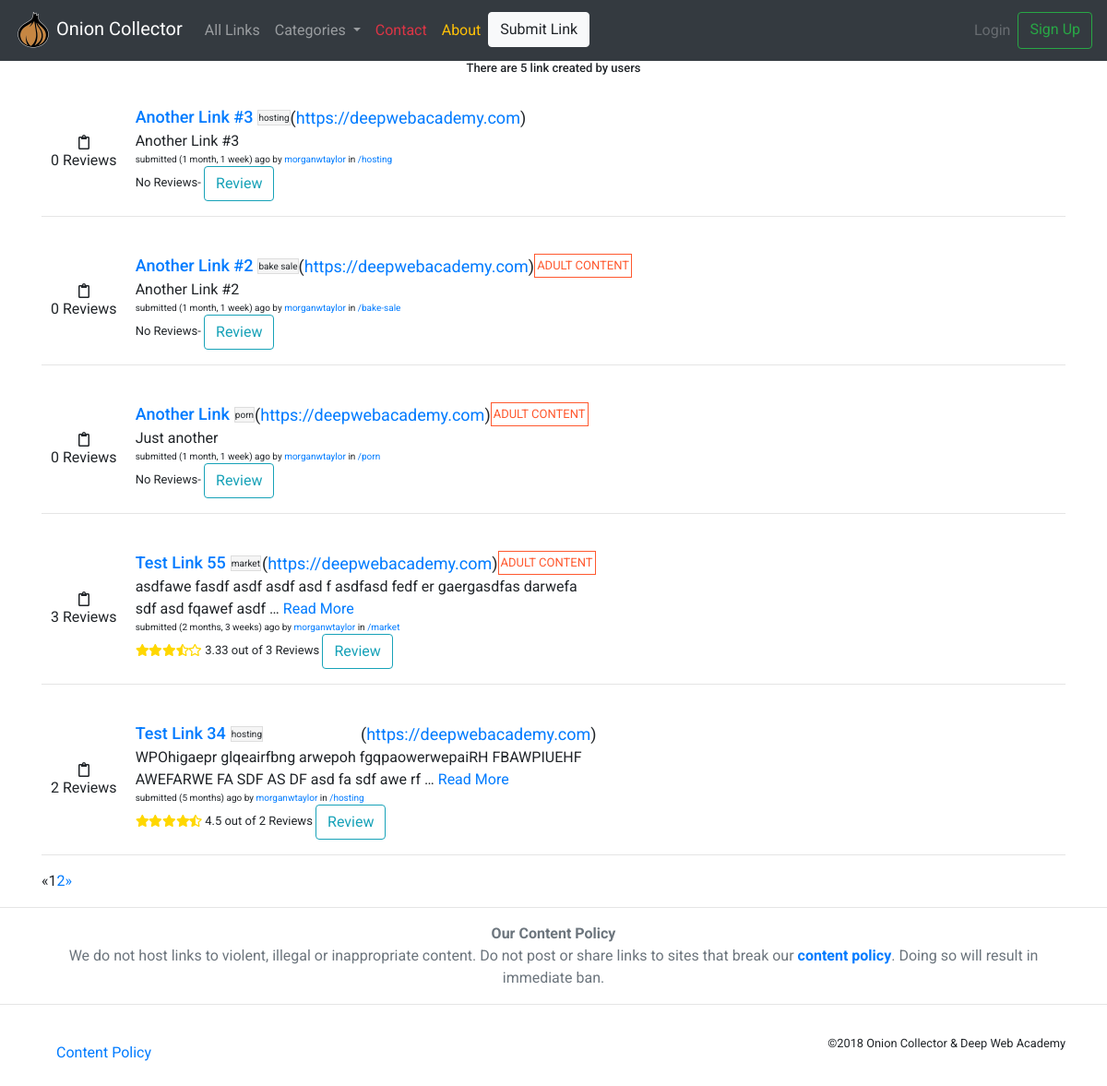
/links/, run on the app's committed database.
### links/models.py (models this page shows, shortened)
class Link(models.Model):
    user = models.ForeignKey(settings.AUTH_USER_MODEL,on_delete=models.DO_NOTHING, related_name='links')
    created_at = models.DateTimeField(
            auto_now=True)
    title = models.CharField(max_length=30)
    slug = models.SlugField(unique=True)
    description = models.TextField(max_length = 255)
    category = models.ForeignKey(Category,on_delete=models.DO_NOTHING, related_name='links', null=True, blank=True)
    link = models.URLField(default = 'https://deepwebacademy.com')
    nsfw = models.BooleanField(default = False)
    votes = models.IntegerField(default = 1)
    likes = models.ManyToManyField(settings.AUTH_USER_MODEL, blank=True, related_name='link_likes')
    class Meta:
        ordering = ["-created_at"]
        unique_together = ['user', 'title']
    def average_rating(self):
        all_ratings = list(map(lambda x: x.rating, self.review_set.all()))
        return np.round(np.mean(all_ratings), decimals=2)

class Category(models.Model):
    title = models.CharField(max_length=25)
    slug = models.SlugField(unique=True)
    def __str__(self):
        return self.title
    class Meta:
        verbose_name_plural = "Categories"

class Review(models.Model):
    RATING_CHOICES = (
        (1, '1 Star'),
        (2, '2 Star'),
        (3, '3 Star'),
        (4, '4 Star'),
        (5, '5 Star')
    )
    user = models.ForeignKey(settings.AUTH_USER_MODEL, on_delete=models.DO_NOTHING)
    link = models.ForeignKey(Link, on_delete=models.DO_NOTHING)
    created_at = models.DateTimeField(auto_now=True)
    title = models.CharField(max_length=50)
    review = models.TextField(max_length=250, default="")
    rating = models.IntegerField(choices = RATING_CHOICES, default=1)

### links/views.py (the view)
# urls.py: path('', views.AllLinks.as_view(), name='all'),
class AllLinks(generic.ListView):
    context_object_name = 'links'
    model = Link
    paginate_by = 5
    queryset = Link.objects.all()

### links/templatetags/link_extras.py (called while the page is built)
@register.inclusion_tag('links/categories/category_nav.html')
def nav_category_list():
    category = Category.objects.all()
    return {'category': category}

### links/templates/links/link_list.html
{% extends "base.html" %}
{% load staticfiles %}
{% block content %}
<h3 class='t-s text-center'>There are {{ links.count }} link{{link.count|pluralize}} created by users</h3>
  {% for link in links %}
    {% include "links/base/_link.html" %}
  {% endfor %}
{%  if is_paginated %}
    <ul class="pagination">
    {% if page_obj.has_previous %}
      <li><a href="?page={{ page_obj.previous_page_number }}">&laquo;</a></li>
    {% else %}
      <li class="disabled"><span>&laquo;</span></li>
    {% endif %}
    {% for i in paginator.page_range %}
      {% if page_obj.number == i %}
        <li class="active"><span>{{ i }} <span class="sr-only">(current)</span></span></li>
      {% else %}
        <li><a href="?page={{ i }}">{{ i }}</a></li>
      {% endif %}
    {% endfor %}
    {% if page_obj.has_next %}
      <li><a href="?page={{ page_obj.next_page_number }}">&raquo;</a></li>
    {% else %}
      <li class="disabled"><span>&raquo;</span></li>
    {% endif %}
  </ul>
{% endif %}
{% endblock %}

### links/templates/links/base/_link.html (shortened to what this page needs)
{% load staticfiles %}
<div class="content-container">
  <div class="pt-4">
      <div class="content-container">
        <div class="content-upvote-container">
          <a><i class="far fa-clipboard"></i></a>
            <p>{{ link.review_set.count }} Review{{ link.review_set.count|pluralize  }}</p>
        </div>
        <div class="content-info">
          <div class="content-title">
            <a href="{% url 'links:detail' slug=link.slug %}"><h1 class="link-title no-wrap t-l">{{ link.title|lower|title }}</h1></a>
            <div class="link-category">
              <p class="t-xs">{{ link.category|lower }}</p>
            </div>
            <p class="t-l">({{ link.link|urlize }})</p>
            {% if link.nsfw == True %}
            <div class="link-nsfw">
              <p class="t-s">ADULT CONTENT</p>
            </div>
            {% endif %}
          </div>
          <div class="content-description">
            <p class="t-m"> {% if link.description|wordcount <= 15 %}
                              {{ link.description }}
                            {% else %}
                              {{ link.description|truncatewords:15 }}
                              <a href="{% url 'links:detail' slug=link.slug %}">Read More</a>
                            {% endif %}
            </p>
          </div>
          <div class="content-details">
            <p class="t-xs">submitted ({{ link.created_at|timesince }}) ago by <a href="{% url 'links:user_account' username=link.user.username %}">{{ link.user }}</a> in <a href="{% url 'links:category_detail' slug=link.category.slug %}">/{{link.category.slug}}</a></p>
            <p class="t-s"<p>
                  {%  if link.review_set.count == 0 %}
                    No Reviews-
                  {% else %}
                  <span class="stars" data-rating="{{ link.average_rating }}" data-num-stars="5" ></span>
                    {{ link.average_rating }} out of {{ link.review_set.count }} Review{{ link.review_set.count|pluralize }}
                  {% endif %}
                  <a href="{% url 'links:review' slug=link.slug %}">
                    <button type="button" class="btn btn-outline-info">Review</button>
                  </a>
              </p>
          </div>
        </div>
      </div>
  </div>
</div>
<hr>

### onioncollector/static/css/layout.css (style rules this page uses)
* { font-family: 'Roboto', sans-serif; }
p { margin: 0px; }
.t-xs { font-size: x-small; }
.t-s { font-size: small; }
.t-m { font-size: medium; }
.t-l { font-size: large; }

### onioncollector/static/css/link.css (style rules this page uses)
.link-title { margin: 0px 5px 0px 0px; }
.link-category { background-color: #f5f5f5; border: 0.92px solid #dddddd; margin-right: auto; }
.link-nsfw { background-color: #ffffff; border: 1.1px solid #ff582e; color: #ff582e; margin-right: auto; padding: 2px; }
.no-wrap { flex: 0 0 auto; }
.pt-4 { padding:0; }
.content-container { display: flex; align-items: center; flex-wrap: wrap; }
.content-upvote-container { display: flex; flex-direction: column; margin: 0 10 0 10; align-items: center; justify-content: center; }
.content-info { flex-direction: column; flex-wrap: wrap; flex: 1 1; margin: 0 0 0 10px; }
.content-title { display: flex; align-self: flex-start; align-items: center; justify-content: space-between; flex-wrap: wrap; margin: 0px; }
.content-description, .review-description { max-width: 500px; }

### data on the page
Link: review_set.count "0", title "Another Link #3", category "hosting", link "https://deepwebacademy.com", description "Another Link #3", created_at "1 month, 1 week", user "morganwtaylor", category.slug "hosting", shows "No Reviews-"
Link: review_set.count "0", title "Another Link #2", category "bake sale", link "https://deepwebacademy.com", nsfw "ADULT CONTENT", description "Another Link #2", created_at "1 month, 1 week", user "morganwtaylor", category.slug "bake-sale", shows "No Reviews-"
Link: review_set.count "0", title "Another Link", category "porn", link "https://deepwebacademy.com", nsfw "ADULT CONTENT", description "Just another", created_at "1 month, 1 week", user "morganwtaylor", category.slug "porn", shows "No Reviews-"
Link: review_set.count "3", title "Test Link 55", category "market", link "https://deepwebacademy.com", nsfw "ADULT CONTENT", description "asdfawe fasdf asdf asdf asd f asdfasd fedf er gaergasdfas darwefa sdf asd fqawef asdf …", created_at "2 months, 3 weeks", user "morganwtaylor", category.slug "market", average_rating "3.33"
Link: review_set.count "2", title "Test Link 34", category "hosting", link "https://deepwebacademy.com", description "WPOhigaepr glqeairfbng arwepoh fgqpaowerwepaiRH FBAWPIUEHF AWEFARWE FA SDF AS DF asd fa sdf awe rf …", created_at "5 months", user "morganwtaylor", category.slug "hosting", average_rating "4.5"

### other printed values
{{ links.count }} "5"
{{ i }} "1"
{{ i }} "2"
